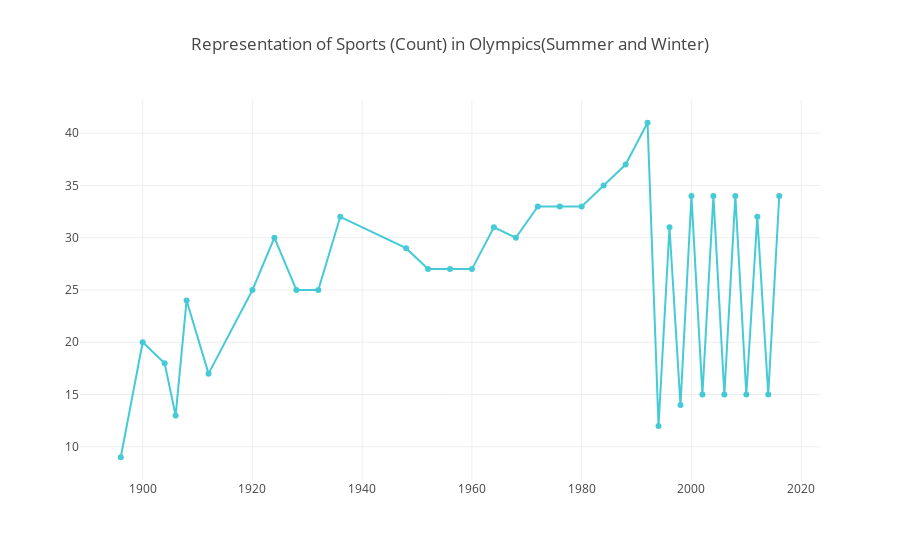

Here is the notebook cell this chart was saved with:
### Code cell
trace1 = go.Scatter(
                x=sports['Year'],
                y=sports['Count of Sport'],
                name = "Sports in Olympics",
                line = dict(color = '#17BECD'),
                opacity = 0.8,
                mode="lines+markers"
                )

data1 = [trace1]

layout1 = dict(
    title = "Representation of Sports (Count) in Olympics(Summer and Winter)",
)

fig = dict(data=data1, layout=layout1)
py.iplot(fig, filename = "Sport Count")

### Figure 1 — Plotly figure (JSON) as saved in the notebook; plotly's stock layout.template omitted (floating-point values rounded to 4 significant figures)
{"data": [{"line": {"color": "#17BECD"}, "mode": "lines+markers", "name": "Sports in Olympics", "opacity": 0.8, "type": "scatter", "x": [1896, 1900, 1904, 1906, 1908, 1912, 1920, 1924, 1928, 1932, 1936, 1948, 1952, 1956, 1960, 1964, 1968, 1972, 1976, 1980, 1984, 1988, 1992, 1994, 1996, 1998, 2000, 2002, 2004, 2006, 2008, 2010, 2012, 2014, 2016], "y": [9, 20, 18, 13, 24, 17, 25, 30, 25, 25, 32, 29, 27, 27, 27, 31, 30, 33, 33, 33, 35, 37, 41, 12, 31, 14, 34, 15, 34, 15, 34, 15, 32, 15, 34]}], "layout": {"title": "Representation of Sports (Count) in Olympics(Summer and Winter)"}}
